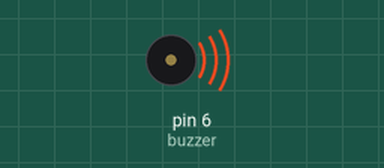
Simulated run of this sketch. Board: Arduino Uno, built with avr-gcc and run on an emulated ATmega328P. On the bench: buzzer (waves = sounding).

Above: at 0.5 s.
Timing chart, 0 to 4.6 s (numbered marks = the images above):
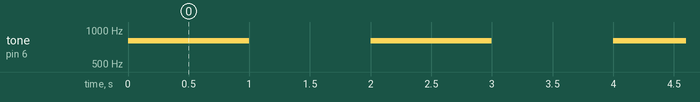

Measured:
- by itself, tone on pin 6 (buzzer): alternates 800 Hz for 1.0 s and silent for 1.0 s

The sketch:

BUZZER.ino
```cpp
#define buzzer 6

void setup(){

  pinMode(buzzer, OUTPUT); // Set buzzer - pin 6 as an output

}

void loop(){

  tone(buzzer, 800); // Send 800Hz sound signal
  delay(1000);        // delay 1 sec
  noTone(buzzer);     // Stop sound
  delay(1000);        // delay 1sec

}
```
